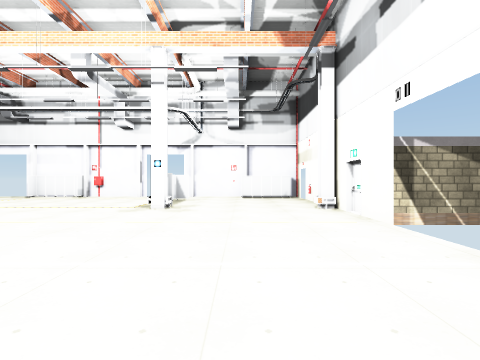
[1] (above)

16 first-person views from a walk through a scene from a Unity 3-D project. The camera is 1.5 m above the floor, looks level and sees 85° across. Doors are open. The floor is counted in squares, 1.89 m on a side. Each view is taken from the middle of a square. On the plan, view 1 faces up. The plan holds only what a view shows up to about 10 squares ahead; the rest is blank. The place goes on beyond the plan. The player character is not drawn. Some surface patterns are stand-ins.

[2]
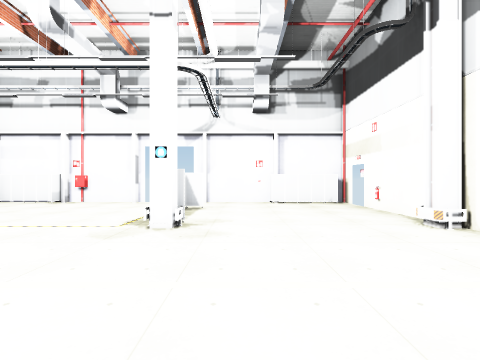

[3]
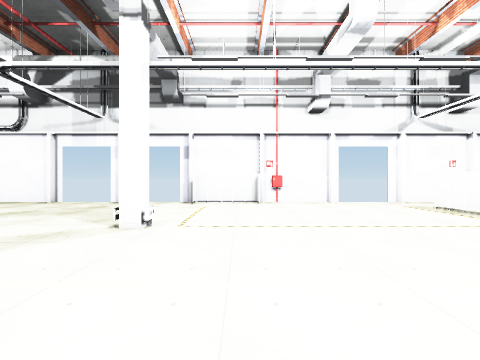

[4]
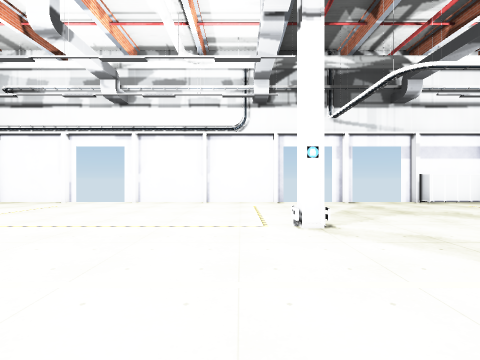

[5]
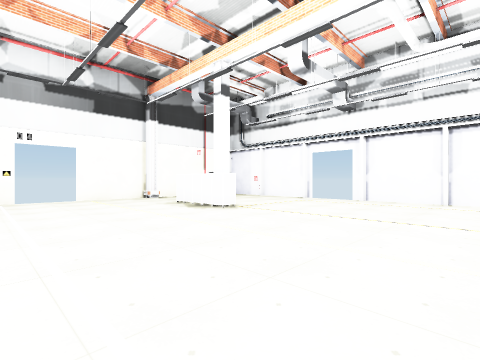

[6]
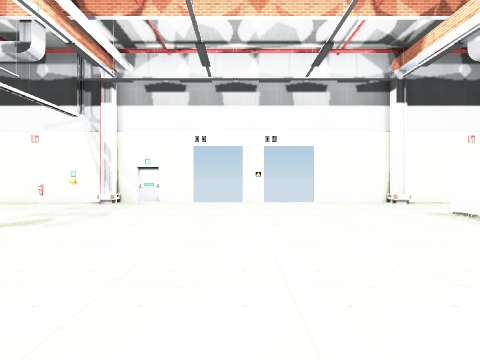

[7]
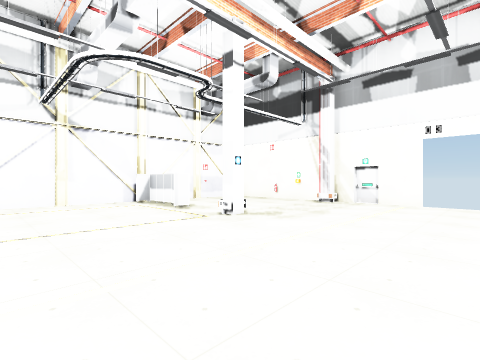

[8]
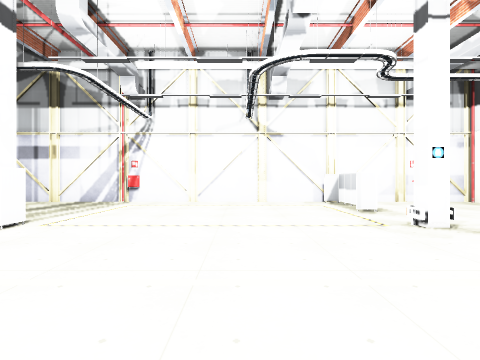

[9]
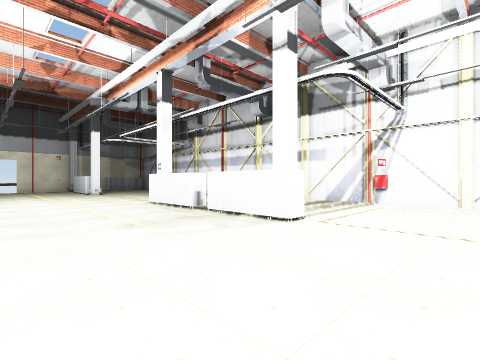

[10]
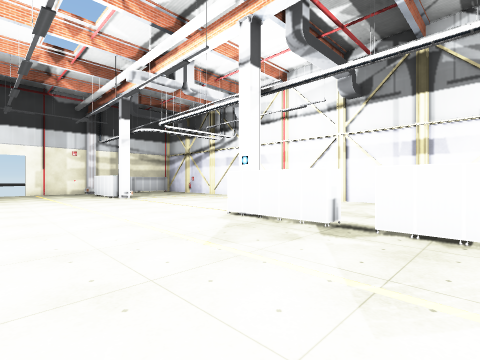

[11]
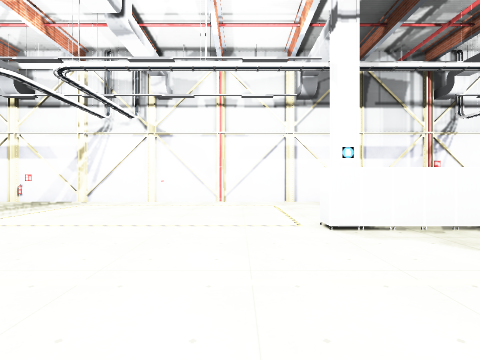

[12]
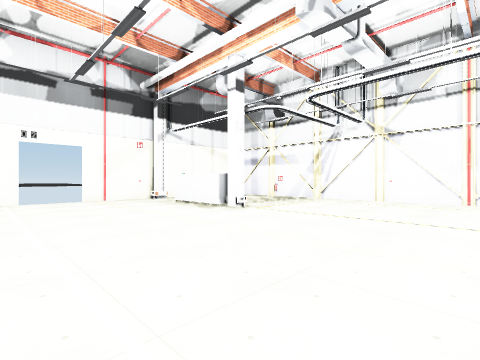

[13]
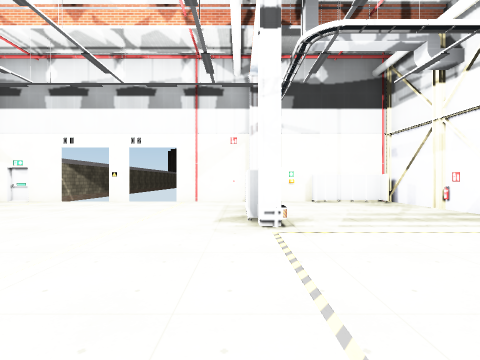

[14]
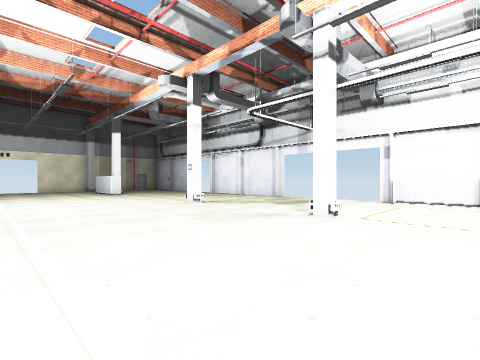

[15]
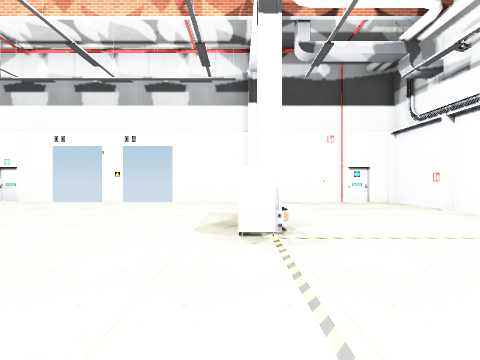

[16]
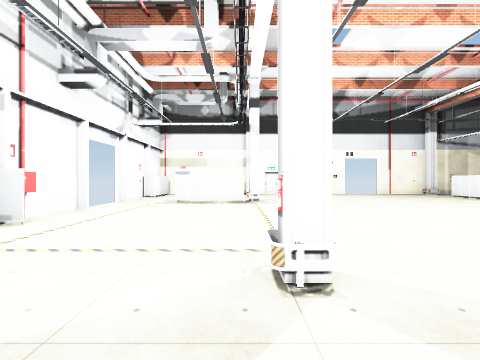

### Floor plan
Points are (right, up) in squares from view 1. A wall is a line through its corners. A room is listed if a view was taken in it or the views show most of it. See-through windows are left out.
Room 1 (views 1, 2, 3, 4, 5, 6, 7, 8, 9, 10, 11, 12, 13, 14, 15, 16)
walls: (-11.9, -2.8) (-11.9, -2.2) (-9.4, -2.2) (-9.4, -2.8); (-15.2, -2.8) (-15.2, -2.2) (-12.6, -2.2); (-12.2, 12.5) (-12.7, 12.5); (-2.5, -2.8) (-2.5, -2.2); (-14.4, 12.5) (-20.2, 12.5); (-9.6, 12.5) (-10.2, 12.5); (-1.9, -2.6) (-1.9, -2.2) (0.6, -2.2); (-21.7, 7.5) (-21.7, 7) (-24.3, 7); (-7.6, 12.5) (-9.4, 12.5) (-9.4, 11.8); (-2, 7.6) (-2.6, 7.6); (-2.1, 7.8) (-2.1, 7.3) (-2.5, 7.3) (-2.5, 10.4); (-22.6, -2.4) (-22.1, -2.4) (-22.1, -2.8); (-22.5, -4.5) (-21.9, -4.5); (-22.4, -5.4) (-22.4, -7); (-4.4, 12.5) (-7.2, 12.5); (-2, 10.3) (-2.5, 10.3) (-2.5, 9.9); (-22.1, -7.5) (2.7, -7.5) (2.7, -3.5); (2.7, 2) (2.7, 2.9); (-22.4, 12.5) (-27.3, 12.5) (-27.3, 7.9); (2.7, 4.5) (2.7, 9.4); (2.7, -1.6) (2.7, 0.4); (-27.3, 2.9) (-27.3, 2); (-27.3, 0.4) (-27.3, -2.4); (-26.9, -2.1) (-26.9, -2.8); (2.1, -4.5) (2.6, -4.5); (2.8, 7.3) (2.3, 7.3) (2.3, 7.8); (-26.9, 7.8) (-26.9, 7.2); (0.1, 12.5) (-2.7, 12.5); (-27.3, -2.9) (-27.3, -7.5) (-24, -7.5); (-27.3, 7.4) (-27.3, 4.5); (2.1, -7) (2.8, -7); (2.4, 11.9) (0.5, 11.9)
low walls: (-26.8, -2.2) (-26.8, -2.8); (-26.8, 7.8) (-26.8, 7.2)
ways out: open door at (-27, 2.5); open door at (-21, 12); open door at (-12, 12); open door at (-3.5, 12); open door at (2.7, 2.5); gap at (-12.5, -2)
objects: other object (-27, -5); fire extinguisher (-10, 8); other object (-7, 12); other object (0, -7); other object (3, 10); other object (3, 11)

Where each view was taken, in squares from view 1:
view 1: 0 up, 0 right, facing up
view 2: 3 up, 1 left, facing up
view 3: 3 up, 8 left, facing up
view 4: 3 up, 16 left, facing up
view 5: 2 up, 16 left, facing up-left
view 6: 2 up, 18 left, facing left
view 7: 2 up, 18 left, facing down-left
view 8: 2 up, 19 left, facing down
view 9: 2 up, 18 left, facing down-right
view 10: 2 up, 14 left, facing down-right
view 11: 2 up, 8 left, facing down
view 12: 3 up, 8 left, facing down-right
view 13: 2 down, 7 left, facing right
view 14: 2 up, 7 left, facing up-left
view 15: 7 up, 18 left, facing left
view 16: 8 up, 12 left, facing right
